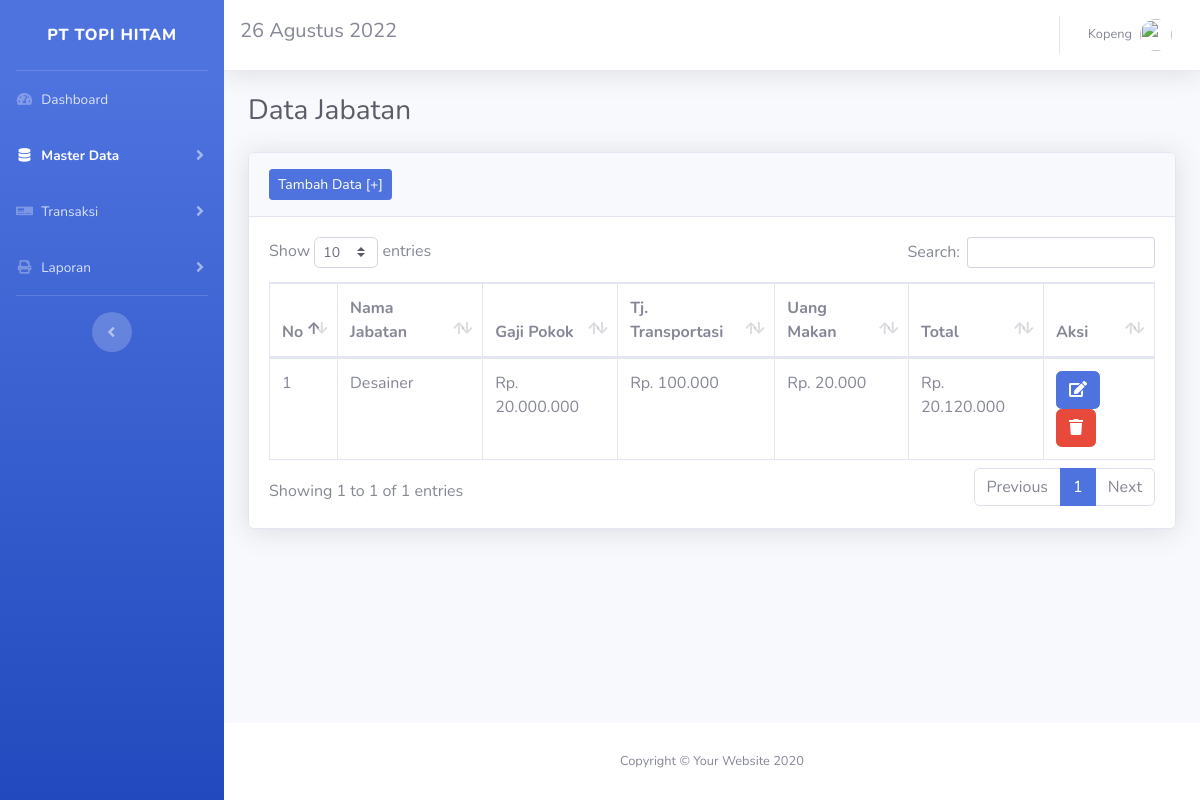
Page /dashboard/jabatan (signed in) on the committed database.
### tables this page shows
CREATE TABLE `jabatan` (
  `id_jabatan` int(10) UNSIGNED NOT NULL,
  `user_id` int(10) UNSIGNED NOT NULL,
  `nama_jabatan` varchar(120) NOT NULL DEFAULT '',
  `gaji_pokok` varchar(50) NOT NULL DEFAULT '',
  `transport` varchar(50) NOT NULL DEFAULT '',
  `uang_makan` varchar(50) NOT NULL DEFAULT ''
);

### application/controllers/dashboard/JabatanController.php (called while the page is built, shortened)
<?php
class JabatanController extends DashboardMainController
{
    public function index()
    {
        $id = $_SESSION['user']['user_id'];
        $data = $this->jabatan->showWhere(array('user_id' => $id));
        $this->template('dashboard/jabatan/index', 'Data Jabatan', $data);
    }
}

### application/models/jabatan.model.php (called while the page is built, shortened)
<?php
class JabatanModel extends Model
{
    public function __construct()
    {
        $this->_table = "jabatan";
    }
    public function showWhere($array)
    {
        $query = $this->selectWhere($array);
        $data = $this->getResult($query);
        return $data;
    }
}

### library/model.class.php (called while the page is built, shortened)
<?php
class Model
{
    protected $_dbhandle;
    protected $_table;
    public function connect()
    {
        $this->_dbhandle = mysqli_connect(DB_HOST, DB_USER, DB_PASSWORD, DB_NAME);
    }
    public function query($query)
    {
        return mysqli_query($this->_dbhandle, $query);
    }
    public function selectWhere($condition = array(), $orderBy = '', $order = 'ASC', $limit = '')
    {
        $query = "SELECT*FROM " . $this->_table;
        if (is_array($condition)) {
            $query .= " WHERE";
            foreach ($condition as $key => $value) {
                $query .= " $key='$value' AND";
            }
            $query = substr($query, 0, -3);
        }
        return $this->query($query);
    }
}

### application/functions/function_rupiah.php (called while the page is built)
<?php
function format_rupiah($angka)
{
    $hasil = number_format($angka, 0, ',', '.');
    return $hasil;
}

### application/views/dashboard/jabatan/index.view.php (the view)
<div class="card shadow mb-4">
    <div class="card-header py-3">
        <a class="btn btn-sm btn-primary" href="<?= BASE_PATH ?>/dashboard/jabatan/add">Tambah Data [+]</a>
    </div>
    <div class="card-body">
        <div class="table-responsive">
            <table class="table table-bordered" id="dataTable" width="100%" cellspacing="0">
                <thead>
                    <tr>
                        <th width="25">No</th>
                        <th>Nama Jabatan</th>
                        <th>Gaji Pokok</th>
                        <th>Tj. Transportasi</th>
                        <th>Uang Makan</th>
                        <th>Total</th>
                        <th>Aksi</th>
                    </tr>
                </thead>
                <tbody>
                    <?php
                    $no = 1;
                    foreach ($data as $d) {
                    ?>
                        <tr>
                            <td><?= $no ?></td>
                            <td><?= $d['nama_jabatan'] ?></td>
                            <td>Rp. <?= format_rupiah($d['gaji_pokok']) ?></td>
                            <td>Rp. <?= format_rupiah($d['transport']) ?></td>
                            <td>Rp. <?= format_rupiah($d['uang_makan']) ?></td>
                            <td>Rp. <?= format_rupiah($d['gaji_pokok'] + $d['transport'] + $d['uang_makan']) ?></td>
                            <td>
                                <a class="btn btn-primary" href="<?= BASE_PATH ?>/dashboard/jabatan/edit/<?= $d['id_jabatan'] ?>">
                                    <i class="fa fa-edit"></i>
                                </a>
                                <a onclick="return confirm('Data Dihapus?')" class="btn btn-danger" href="<?= BASE_PATH ?>/dashboard/jabatan/delete/<?= $d['id_jabatan'] ?>">
                                    <i class="fa fa-trash"></i>
                                </a>
                            </td>
                        </tr>
                    <?php
                        $no++;
                    }
                    ?>
                </tbody>
            </table>
        </div>
    </div>
</div>

### rows in the picture
jabatan: nama_jabatan "Desainer", gaji_pokok "20.000.000", transport "100.000", uang_makan "20.000", format_rupiah($d['gaji_pokok'] + $d['transport'] + $d['uang_makan']) "20.120.000"

### other values in the picture
$_SESSION['user']['nama_perusahaan'] "PT TOPI HITAM"
$title "Dashboard"
$title "Master Data Transaksi Laporan"
$_SESSION['user']['nama'] "Kopeng"
$breadcrumb "Data Jabatan"
